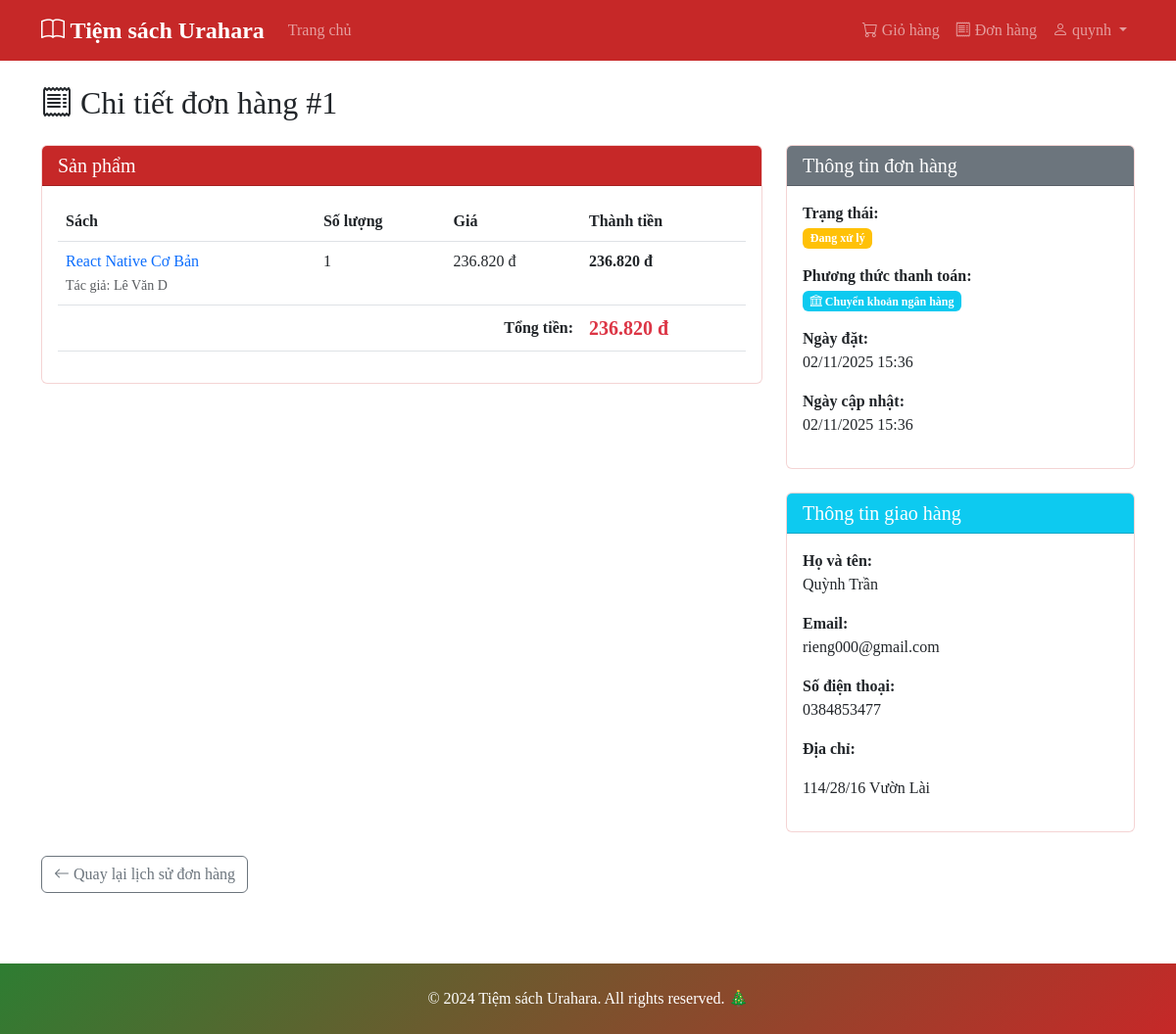
/order/1/ (signed in), run on the app's committed database.
### store/models.py (models this page shows, shortened)
class Order(models.Model):
    STATUS_CHOICES = [
        ('pending', 'Đang xử lý'),
        ('completed', 'Đã giao'),
        ('cancelled', 'Hủy'),
    ]
    PAYMENT_METHOD_CHOICES = [
        ('cod', 'Thanh toán khi nhận hàng'),
        ('bank', 'Chuyển khoản ngân hàng'),
    ]
    user = models.ForeignKey(User, on_delete=models.CASCADE, related_name='orders', verbose_name='Người dùng')
    full_name = models.CharField(max_length=100, verbose_name='Họ và tên')
    email = models.EmailField(verbose_name='Email')
    phone = models.CharField(max_length=20, verbose_name='Số điện thoại')
    address = models.TextField(verbose_name='Địa chỉ')
    total_price = models.DecimalField(max_digits=10, decimal_places=0, verbose_name='Tổng tiền')
    payment_method = models.CharField(max_length=50, choices=PAYMENT_METHOD_CHOICES, default='cod', verbose_name='Phương thức thanh toán')
    status = models.CharField(max_length=20, choices=STATUS_CHOICES, default='pending', verbose_name='Trạng thái')
    created_at = models.DateTimeField(auto_now_add=True, verbose_name='Ngày tạo')
    updated_at = models.DateTimeField(auto_now=True, verbose_name='Ngày cập nhật')
    class Meta:
        verbose_name = 'Đơn hàng'
        verbose_name_plural = 'Đơn hàng'
        ordering = ['-created_at']

class OrderItem(models.Model):
    order = models.ForeignKey(Order, on_delete=models.CASCADE, related_name='items', verbose_name='Đơn hàng')
    book = models.ForeignKey(Book, on_delete=models.CASCADE, verbose_name='Sách')
    quantity = models.IntegerField(validators=[MinValueValidator(1)], verbose_name='Số lượng')
    price = models.DecimalField(max_digits=10, decimal_places=0, verbose_name='Giá')
    class Meta:
        verbose_name = 'Chi tiết đơn hàng'
        verbose_name_plural = 'Chi tiết đơn hàng'
    def get_total_price(self):
        return self.quantity * self.price

class Book(models.Model):
    title = models.CharField(max_length=200, verbose_name='Tên sách')
    slug = models.SlugField(unique=True, verbose_name='Slug')
    author = models.CharField(max_length=100, verbose_name='Tác giả')
    category = models.ForeignKey(Category, on_delete=models.CASCADE, related_name='books', verbose_name='Danh mục')
    description = models.TextField(verbose_name='Mô tả')
    price = models.DecimalField(max_digits=10, decimal_places=0, validators=[MinValueValidator(0)], verbose_name='Giá')
    image = models.ImageField(upload_to='books/', blank=True, null=True, verbose_name='Hình ảnh')
    stock = models.IntegerField(validators=[MinValueValidator(0)], default=0, verbose_name='Số lượng')
    is_active = models.BooleanField(default=True, verbose_name='Kích hoạt')
    created_at = models.DateTimeField(auto_now_add=True, verbose_name='Ngày tạo')
    updated_at = models.DateTimeField(auto_now=True, verbose_name='Ngày cập nhật')
    class Meta:
        verbose_name = 'Sách'
        verbose_name_plural = 'Sách'
        ordering = ['-created_at']

### store/views.py (the view)
# urls.py: path('order/<int:order_id>/', views.order_detail, name='order_detail'),
@login_required
def order_detail(request, order_id):
    order = get_object_or_404(Order, id=order_id, user=request.user)
    context = {
        'order': order,
    }
    return render(request, 'store/order_detail.html', context)

### store/context_processors.py (called while the page is built)
def cart_count(request):
    if request.user.is_authenticated:
        count = request.user.cart_items.count()
    else:
        count = 0
    return {'cart_count': count}

### store/templates/store/order_detail.html (shortened to what this page needs)
{% extends 'store/base.html' %}
{% load humanize %}
{% block content %}
<h2 class="mb-4"><i class="bi bi-receipt"></i> Chi tiết đơn hàng #{{ order.id }}</h2>
<div class="row">
    <div class="col-md-8">
        <div class="card mb-4">
            <div class="card-header bg-primary text-white">
                <h5 class="mb-0">Sản phẩm</h5>
            </div>
            <div class="card-body">
                <table class="table">
                    <thead>
                        <tr>
                            <th>Sách</th>
                            <th>Số lượng</th>
                            <th>Giá</th>
                            <th>Thành tiền</th>
                        </tr>
                    </thead>
                    <tbody>
                        {% for item in order.items.all %}
                            <tr>
                                <td>
                                    <a href="{% url 'book_detail' item.book.slug %}" class="text-decoration-none">
                                        {{ item.book.title }}
                                    </a>
                                    <br>
                                    <small class="text-muted">Tác giả: {{ item.book.author }}</small>
                                </td>
                                <td>{{ item.quantity }}</td>
                                <td>{{ item.price|floatformat:0|intcomma }} đ</td>
                                <td class="fw-bold">{{ item.get_total_price|floatformat:0|intcomma }} đ</td>
                            </tr>
                        {% endfor %}
                    </tbody>
                    <tfoot>
                        <tr>
                            <td colspan="3" class="text-end"><strong>Tổng tiền:</strong></td>
                            <td class="fw-bold text-danger fs-5">{{ order.total_price|floatformat:0|intcomma }} đ</td>
                        </tr>
                    </tfoot>
                </table>
            </div>
        </div>
    </div>
    <div class="col-md-4">
        <div class="card mb-4">
            <div class="card-header bg-secondary text-white">
                <h5 class="mb-0">Thông tin đơn hàng</h5>
            </div>
            <div class="card-body">
                <p><strong>Trạng thái:</strong><br>
                    {% if order.status == 'pending' %}
                        <span class="badge bg-warning">{{ order.get_status_display }}</span>
                    {% elif order.status == 'completed' %}
                        <span class="badge bg-success">{{ order.get_status_display }}</span>
                    {% elif order.status == 'cancelled' %}
                        <span class="badge bg-danger">{{ order.get_status_display }}</span>
                    {% endif %}
                </p>
                <p><strong>Phương thức thanh toán:</strong><br>
                    {% if order.payment_method == 'cod' %}
                        <span class="badge bg-warning text-dark">
                            <i class="bi bi-truck"></i> {{ order.get_payment_method_display }}
                        </span>
                    {% else %}
                        <span class="badge bg-info">
                            <i class="bi bi-bank"></i> {{ order.get_payment_method_display }}
                        </span>
                    {% endif %}
                </p>
                <p><strong>Ngày đặt:</strong><br>{{ order.created_at|date:"d/m/Y H:i" }}</p>
                <p><strong>Ngày cập nhật:</strong><br>{{ order.updated_at|date:"d/m/Y H:i" }}</p>
            </div>
        </div>
        <div class="card">
            <div class="card-header bg-info text-white">
                <h5 class="mb-0">Thông tin giao hàng</h5>
            </div>
            <div class="card-body">
                <p><strong>Họ và tên:</strong><br>{{ order.full_name }}</p>
                <p><strong>Email:</strong><br>{{ order.email }}</p>
                <p><strong>Số điện thoại:</strong><br>{{ order.phone }}</p>
                <p><strong>Địa chỉ:</strong><br>{{ order.address|linebreaks }}</p>
            </div>
        </div>
    </div>
</div>
<div class="mt-4">
    <a href="{% url 'order_history' %}" class="btn btn-outline-secondary">
        <i class="bi bi-arrow-left"></i> Quay lại lịch sử đơn hàng
    </a>
</div>
{% endblock %}

### store/templates/store/base.html (shortened to what this page needs)
<!DOCTYPE html>
<html lang="vi">
<head>
    {% load static %}
    <link href="https://cdn.jsdelivr.net/npm/bootstrap@5.3.0/dist/css/bootstrap.min.css" rel="stylesheet">
    <link rel="stylesheet" href="https://cdn.jsdelivr.net/npm/bootstrap-icons@1.10.0/font/bootstrap-icons.css">
    <link rel="stylesheet" href="{% static 'store/css/style.css' %}">
    <link rel="stylesheet" href="{% static 'store/css/christmas.css' %}">
</head>
<body>
    <nav class="navbar navbar-expand-lg navbar-dark bg-primary">
        <div class="container">
            <a class="navbar-brand" href="{% url 'index' %}">
                <i class="bi bi-book"></i> Tiệm sách Urahara
            </a>
            <div class="collapse navbar-collapse" id="navbarNav">
                <ul class="navbar-nav me-auto">
                    <li class="nav-item">
                        <a class="nav-link" href="{% url 'index' %}">Trang chủ</a>
                    </li>
                </ul>
                <ul class="navbar-nav">
                    {% if user.is_authenticated %}
                        {% if user.is_staff %}
                            <li class="nav-item">
                                <a class="nav-link" href="{% url 'dashboard' %}">
                                    <i class="bi bi-graph-up"></i> Quản trị
                                </a>
                            </li>
                        {% else %}
                            <li class="nav-item">
                                <a class="nav-link" href="{% url 'cart' %}">
                                    <i class="bi bi-cart"></i> Giỏ hàng
                                </a>
                            </li>
                            <li class="nav-item">
                                <a class="nav-link" href="{% url 'order_history' %}">
                                    <i class="bi bi-receipt"></i> Đơn hàng
                                </a>
                            </li>
                        {% endif %}
                        <li class="nav-item dropdown">
                            <a class="nav-link dropdown-toggle" href="#" id="navbarDropdown" role="button" data-bs-toggle="dropdown">
                                <i class="bi bi-person"></i> {{ user.username }}
                            </a>
                        </li>
                    {% endif %}
                </ul>
            </div>
        </div>
    </nav>
    <main class="container my-4">
        {% block content %}{% endblock %}
    </main>
    <footer class="bg-light mt-5 py-4">
        <div class="container text-center">
            <p class="mb-0">&copy; 2024 Tiệm sách Urahara. All rights reserved. 🎄</p>
        </div>
    </footer>
</body>
</html>

### store/static/store/css/style.css (style rules this page uses)
body, html, * { font-family: "Cambria", "Times New Roman", serif !important; }
body { min-height: 100vh; display: flex; flex-direction: column; background-color: #ffffff; }
main { flex: 1; }
.card { transition: transform 0.2s; background-color: rgba(255, 255, 255, 0.95); }
.navbar-brand { font-weight: bold; font-size: 1.5rem; }
.badge { font-size: 0.75rem; }
.table th { white-space: nowrap; }

### store/static/store/css/christmas.css (style rules this page uses)
:root { --christmas-red: #C62828; --christmas-green: #2E7D32; --christmas-gold: #FFD54F; --snow-white: #ffffff; }
body { background-image: radial-gradient(circle at 20% 50%, rgba(255, 255, 255, 0.1) 1px, transparent 1px), radial-gradient(circle at 60% 80%, rgba(255, 255, 255, 0.1) 1px, transparent 1px), radial-gradient(circle at 40% 20%, rgba(255, 255, 255, 0.1) 1px, transparent 1px); background-size: 200px 200px, 300px 300px, 250px 250px; animation: snowDrift 20s linear infinite; }
.navbar-dark.bg-primary { background-color: var(--christmas-red) !important; }
.card { border: 1px solid rgba(198, 40, 40, 0.2); }
.card-header.bg-primary { background-color: var(--christmas-red) !important; }
footer { background: linear-gradient(135deg, var(--christmas-green) 0%, var(--christmas-red) 100%) !important; color: white; }

### data on the page
Order: id "1", total_price "236.820", status "Đang xử lý", payment_method "Chuyển khoản ngân hàng", created_at "02/11/2025 15:36", updated_at "02/11/2025 15:36", full_name "Quỳnh Trần", email "rieng000@gmail.com", phone "0384853477", address "114/28/16 Vườn Lài"
OrderItem: book "React Native Cơ Bản", book.author "Lê Văn D", quantity "1", price "236.820", get_total_price "236.820"

### other printed values
{{ user.username }} "quynh"
